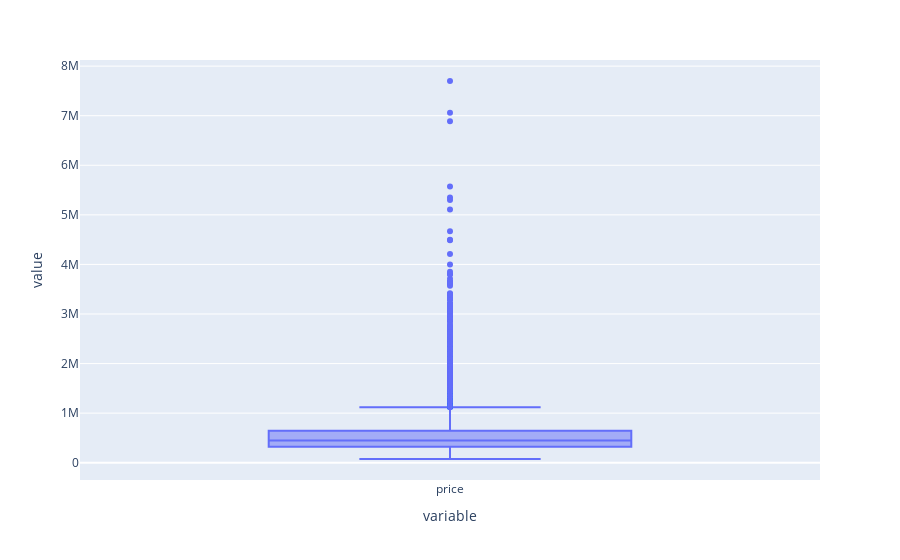

The code cell stored with this chart in its notebook:
### Code cell
px.box(Data['price'])

### Figure 1 — Plotly figure (JSON) as saved in the notebook; plotly's stock layout.template omitted (floating-point values rounded to 4 significant figures; data arrays with more than 128 entries replaced by an {"elided": "..."} marker saying what was removed)
{"data": [{"alignmentgroup": "True", "hovertemplate": "variable=%{x}<br>value=%{y}<extra></extra>", "legendgroup": "", "marker": {"color": "#636efa"}, "name": "", "notched": false, "offsetgroup": "", "orientation": "v", "showlegend": false, "type": "box", "x": {"elided": "21613 str values"}, "x0": " ", "xaxis": "x", "y": {"elided": "21613 int values"}, "y0": " ", "yaxis": "y"}], "layout": {"boxmode": "group", "legend": {"tracegroupgap": 0}, "margin": {"t": 60}, "xaxis": {"anchor": "y", "domain": [0, 1], "title": {"text": "variable"}}, "yaxis": {"anchor": "x", "domain": [0, 1], "title": {"text": "value"}}}}
